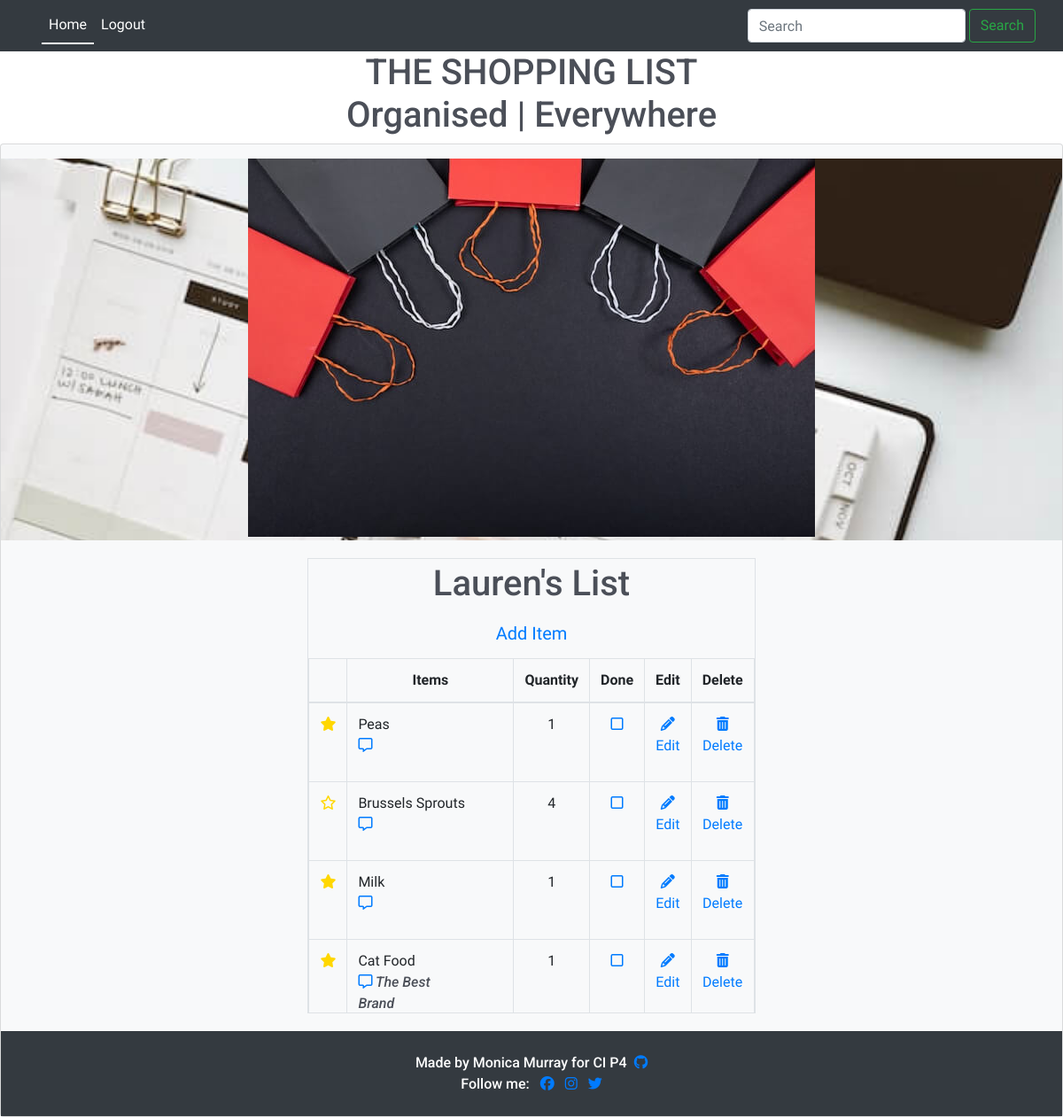
/ (signed in), run on an earlier commit of the app's database.
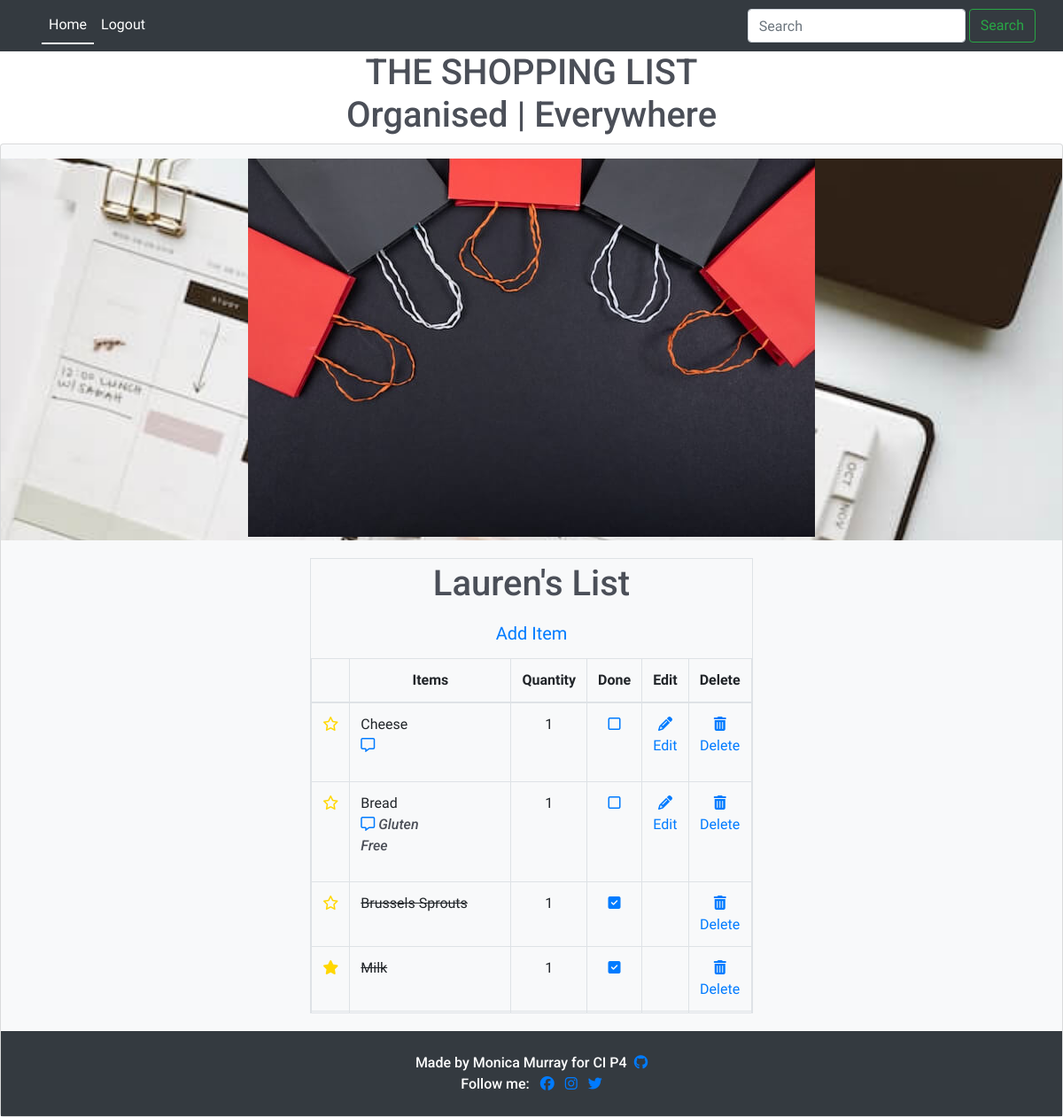
And on a later commit of the database.
### list/models.py (models this page shows, shortened)
class Entry(models.Model):
    item_name = models.CharField(
        max_length=60, null=False, blank=False, unique=True)
    quantity = models.IntegerField(
        choices=QUANTITY_CHOICES, default='1')
    star = models.BooleanField(default=False)
    user = models.ForeignKey(User, on_delete=models.CASCADE)
    category = models.CharField(
        max_length=20, choices=CATEGORY_CHOICES, default='Fresh')
    added_on = models.DateTimeField(auto_now_add=True)
    check_item_as_done = models.BooleanField(default=False)
    class Meta:
        ordering = ['-added_on', '-star',]

class Note(models.Model):
    item = models.OneToOneField(
        Entry, on_delete=models.CASCADE, related_name='notes')
    user = models.ForeignKey(User, on_delete=models.CASCADE)
    body = models.TextField()
    added_on = models.DateTimeField(auto_now_add=True)
    def __str__(self):
        return self.body

### list/views.py (the view, shortened to what this page needs)
# urls.py: path('', views.EntryList.as_view(), name='home'),
class EntryList(LoginRequiredMixin, generic.ListView):
    model = Entry
    queryset = Entry.objects.all()
    template_name = 'index.html'
    paginate_by = 100
    def get_queryset(self, **kwargs):
        queryset = Entry.objects.filter(user=self.request.user)
        search = self.request.GET.get('query')
        if search:
            queryset = queryset.filter(
                Q(category__icontains=search)|Q(item_name__icontains=search)|
                Q(category__in=[choice[0] for choice in CATEGORY_CHOICES if choice[1].lower().startswith(search.lower())])
            )
        return queryset

### templates/index.html (shortened to what this page needs)
{% extends 'base.html' %}
{% load static %}
{% block content %}
<div class="image-container mt-3">
  <img
    src="{% static 'images/tamanna-rumee-eD1RNYzzUxc-unsplash (1) (1).jpg' %}"
    class="img-fluid"
    alt="The Shopping List and Organiser landing image"
  />
</div>
<div class="card-body justify-content-center">
  <div class="row justify-content-center">
  {% if user.is_authenticated %}
    <div class="table-responsive-sm table-bordered pt-1">
      <h1>{{user.username}}'s List</h1>
      <button type="button" class="btn btn-lg mb-1">
        <a href="{% url 'add' %}">Add Item</a>
      </button>
      <div style="max-width: 100%; max-height: 400px; overflow-y: scroll">
        <table class="table">
          <thead>
            <tr>
              <th scope="col" class="w-auto"></th>
              <th scope="col"class="w-50">Items</th>
              <th scope="col" class="w-auto">Quantity</th>
              <th scope="col" class="w-auto">Done</th>
              <th scope="col" class="w-auto">Edit</th>
              <th scope="col" class="w-auto">Delete</th>
            </tr>
          </thead>
          <tbody>
            {% for entry in entry_list %}
            <tr>
              {% if entry.star %}
                <td>
                  <a href="{% url 'toggle_star' entry.id %}">
                    <i class="fa-solid fa-star" style="color: gold"></i>
                  </a>
                </td>
              {% else %}
                <td>
                  <a href="{% url 'toggle_star' entry.id %}">
                    <i class="fa-regular fa-star" style="color: gold"></i>
                  </a>
                </td>
              {% endif %}
              {% if entry.check_item_as_done %}
                <td class="text-left text-capitalize">
                  <strike> {{ entry.item_name }} </strike>
                </td>
                <td>{{entry.quantity}}</td>
                <td>
                  <a href="{% url 'toggle_check' entry.id %}">
                    <i class="fa-solid fa-square-check"></i>
                  </a>
                </td>
                <td></td>
                <td>
                  <a href="{% url 'delete' entry.id %}"
                    ><i class="fa-solid fa-trash-can"></i> Delete</a>
                </td>
              {% else %}
                <td class="text-left text-capitalize">
                  {{ entry.item_name }}
                  <p
                    class="text-capitalize font-italic text-wrap"
                    style="width: 6rem"
                  >
                    <a href="{% url 'note' entry.id %}"
                      >
                      <i class="fa-regular fa-message"></i>
                      </a>
                      {{entry.notes}}
                  </p>
                </td>
                <td>{{entry.quantity}}</td>
                <td>
                  <a href="{% url 'toggle_check' entry.id %}">
                    <i class="fa-regular fa-square"></i>
                  </a>
                </td>
                <td>
                  <a href="{% url 'edit' entry.id %}">
                    <i class="fa-solid fa-pencil"></i> Edit</a>
                </td>
                <td>
                  <a href="{% url 'delete' entry.id %}">
                    <i class="fa-solid fa-trash-can"></i> Delete</a>
                </td>
              {% endif %}
            </tr>
            {% empty %}
              <tr>
              The Shopping list is currently empty.
              </tr>
            {% endfor %}
          </tbody>
        </table>
      </div>
    </div>
  {% endif %}
</div>
{% endblock %}

### templates/base.html (shortened to what this page needs)
{% load static %}
<!DOCTYPE html>
<html lang="en">
<head>
  <link rel="stylesheet" href="https://cdn.jsdelivr.net/npm/bootstrap@4.3.1/dist/css/bootstrap.min.css"
>
  <link rel="stylesheet" href="{% static 'css/style.css' %}" />
</head>
<body class="dark-bg">
    <header>
      {% with request.resolver_match.url_name as url_name %}
          <nav class="navbar navbar-expand-lg navbar-dark bg-dark">
            <div class="container-fluid">
              <div class="nav bg-dark">
                  <div class="collapse navbar-collapse" id="navbarNavAltMarkup">
                    <div class="navbar-nav">
                      <a class="nav-item nav-link {% if url_name == 'home' %}active{% endif %} text-white"
                        href="{% url 'home' %}">Home <span class="sr-only">(current)</span></a>
                      {% if user.is_authenticated %}
                        <a class="nav-item nav-link {% if url_name == 'account_logout' %}active{% endif %} text-white"
                          href="{% url 'account_logout' %}">Logout</a>
                        </div>
                  </div>
              </div>
                        <form class="d-inline-flex" role="search" method="GET" action="{% url 'home' %}">
                          <input class="form-control me-2" name="query" type="search" placeholder="Search" aria-label="Search">
                          <button class="btn btn-outline-success ml-1" type="submit">Search</button>
                        </form>
                        {% else %}
                        <a class="nav-item nav-link {% if url_name == 'account_signup' %}active{% endif %} text-white"
                          href="{% url 'account_signup' %}">Register</a>
                        <a class="nav-item nav-link {% if url_name == 'account_login' %}active{% endif %} text-white"
                          href="{% url 'account_login' %}">Login</a>
                      {% endif %}
                    </div>
          </nav>
      {% endwith %}
      <div class="heading-sm text-center">
        <h1>
          THE SHOPPING LIST<br>Organised | Everywhere
        </h1>
      </div>
    </header>
<div class="card text-center bg-light">
        {% block content %}{% endblock %}
      </div>
      <footer class="footer mt-auto py-4 light-bg bg-dark">
        <p class="m-0 text-center text-white">
          Made by Monica Murray for CI P4
          <a href="https://github.com/MoniMurray/shopping-list" target="_blank" rel="noopener"
          aria-label="Visit my Github profile to see more about this project (Opens a new browser page)">
          <i class="fa-brands fa-github pl-1"></i></a></p>
        <p class="m-0 text-center text-white">Follow me: <a href="https://www.facebook.com" target="_blank"
            rel="noopener" aria-label="Visit my Facebook page (Opens a new browser page)"><i
              class="fa-brands fa-facebook pl-2"></i></a>
          <a href="https://www.instagram.com" target="_blank" rel="noopener"
            aria-label="Visit my Instagram page (Opens a new browser page)"><i class="fa-brands fa-instagram pl-2"></i></a>
          <a href="https://www.twitter.com" target="_blank" rel="noopener"
            aria-label="Visit my Twitter page (Opens a new browser page)"><i class="fa-brands fa-twitter pl-2"></i></a>
      </footer>
</body>
</html>

### static/css/style.css (style rules this page uses)
html, body { height: 100%; }
body { background-color: #fff; font-family: 'Nanum Myeongjo', 'Roboto', sans-serif; color: #fff; text-align: center; font-weight: 300; display: flex; flex-direction: column; padding-bottom: 150px; }
h1, h2, h3, h4, h5, h6, p { font-family: 'Roboto', sans-serif; color: #4b4f58; font-weight: 500; }
.active { border-bottom: 2px solid white; font-weight: 500; }
tbody { height: 120px; overflow-y: scroll; }
.footer { clear: both; position: relative; margin-top: -100px; height: 100px; }
@media (min-width: 576px) { .image-container { background: url(../kat-love-KGd047jNsn0-unsplash.jpg) no-repeat center center; height: 100%; background-color: #fff; background-size: cover; } }
@media (min-width: 768px) { .image-container { background: url(../organiser_image.jpg) no-repeat center center; height: 100%; background-color: #fff; background-size: cover; } }

What changed in the data, as far as the page shows it:
removed Entry: item_name "Peas", quantity "1"
added Entry: item_name "Cheese", quantity "1"
added Entry: item_name "Bread", notes "Gluten Free", quantity "1"
changed Entry "Brussels Sprouts": check_item_as_done False → True (drawn); quantity "4" → "1"
changed Entry "Milk": check_item_as_done False → True (drawn)
changed Entry (number 5 of 5 on the later page): check_item_as_done False → True (drawn); item_name "Cat Food" → (not shown); notes "The Best Brand" → (not shown); quantity "1" → (not shown)
